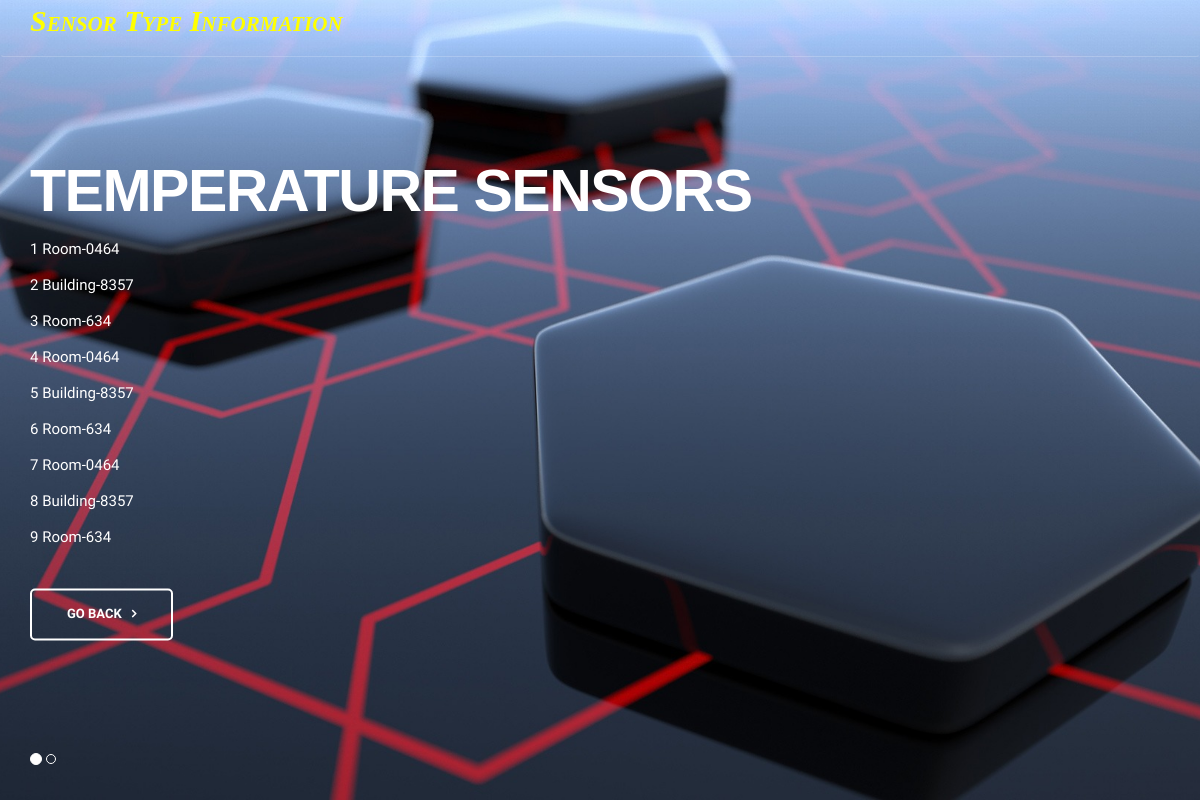
/sensors/sensor_types, run on the app's committed database.
### sensors/models.py (models this page shows)
class sensor_info(models.Model):
    sname= models.CharField(max_length=50)
    stype= models.CharField(max_length=50)
    slocation= models.CharField(max_length=50)

### sensors/views.py (the view)
# urls.py: path('sensor_types', views.sensor_types, name= 'sensor_types'),
def sensor_types(request):
    temps= sensor_info.objects.filter(stype__exact= 'temperature')
    bins= sensor_info.objects.filter(stype__exact= 'binary')
    return render(request, "sensor_type.html", {"temps": temps, "bins": bins})

### templates/sensor_type.html (shortened to what this page needs)
{% load static %}
<!DOCTYPE html>
<html lang="en" class="no-js">
    <head>
		<link href="//netdna.bootstrapcdn.com/font-awesome/4.0.3/css/font-awesome.css" rel="stylesheet">
        <link href="{% static 'vendor2/simple-line-icons/simple-line-icons.min.css' %}" rel="stylesheet" type="text/css"/>
        <link href="{% static 'vendor2/bootstrap/css/bootstrap.min.css' %}" rel="stylesheet" type="text/css"/>
        <link href="{% static 'css/animate.css' %}" rel="stylesheet">
        <link href="{% static 'vendor2/swiper/css/swiper.min.css' %}" rel="stylesheet" type="text/css"/>
        <link href="{% static 'css/layout.min.css' %}" rel="stylesheet" type="text/css"/>
    </head>
    <body id="body" data-spy="scroll" data-target=".header">
          <header class="header navbar-fixed-top">
              <nav class="navbar" role="navigation">
                <div class="container">
                      <div class="menu-container js_nav-item">
                        <p class="b"><font color= "yellow" >Sensor Type Information</font></p>
                    </div>
                </div>
            </nav>
			</header>
        <div id="carousel-example-generic" class="carousel slide" data-ride="carousel">
            <div class="container">
                <ol class="carousel-indicators">
                    <li data-target="#carousel-example-generic" data-slide-to="0" class="active"></li>
                    <li data-target="#carousel-example-generic" data-slide-to="1"></li>
                </ol>
            </div>
            <div class="carousel-inner" role="listbox">
                <div class="item active">
                    <div class="container">
                        <div class="carousel-centered">
                            <div class="margin-b-40">
                                <h1 class="carousel-title">Temperature Sensors</h1>
                                {% for value in temps %}
                                <p class="color-white">{{value.id}}  {{value.slocation}} <br></p>
                                {% endfor %}
                            </div>
                            <a href="developer_profile" class="btn-theme btn-theme-sm btn-white-brd text-uppercase">GO BACK</a>
                        </div>
                    </div>
                </div>
            </div>
        </div>
    </body>
</html>

### templates/sensor_type.html (style rules this page uses)
p.b { font: italic small-caps bold 30px/40px georgia,garamond,serif; }

### data on the page
sensor_info: id "1", slocation "Room-0464"
sensor_info: id "2", slocation "Building-8357"
sensor_info: id "3", slocation "Room-634"
sensor_info: id "4", slocation "Room-0464"
sensor_info: id "5", slocation "Building-8357"
sensor_info: id "6", slocation "Room-634"
sensor_info: id "7", slocation "Room-0464"
sensor_info: id "8", slocation "Building-8357"
sensor_info: id "9", slocation "Room-634"
